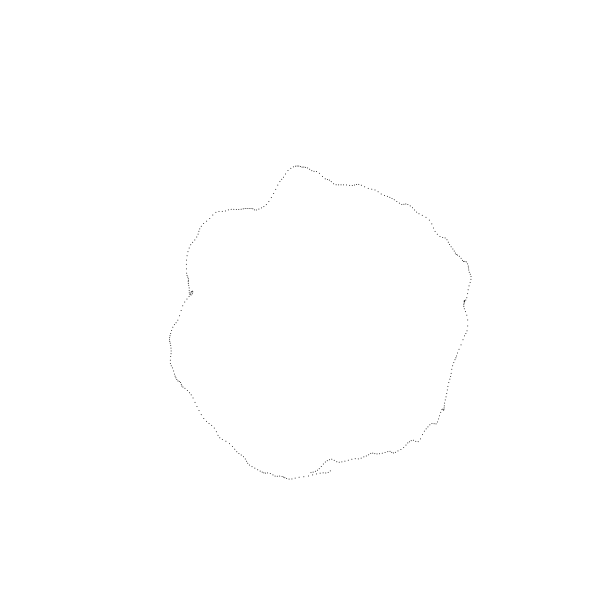
Frame 1 (no input)
Frame 60 (the mouse pressed at the canvas centre just before this capture): identical to frame 1, image omitted
Frame 120 (the mouse held since frame 60 and released just before this capture): identical to frame 1, image omitted

The Processing sketch that drew this single still picture (run headless with seeded random() and noise(); from frame 60 on, the mouse is pressed at the canvas centre):

// Processing sketch: sketch_1D_Noise
// ── sketch_1D_Noise.pde
float xoff = 0.0;
float yoff = 0.0;

void setup() {
  background(255);
  size(600, 600);
  xoff = width / 2;
  yoff = height / 2;
  noStroke();
  fill(0);
  for (int i = 0; i < 360; i++) {
    float x = map(sin(radians(i)), -1, 1, width / 4, width - width / 4);
    float y = map(cos(radians(i)), -1, 1, height / 4, height - height / 4);
    xoff += 0.02;
    yoff += 0.02;
    float _xoff = noise(map(sin(radians(xoff)), -1, 1, 0, 360)) * 50;
    float _yoff = noise(map(cos(radians(yoff)), -1, 1, 0, 360)) * 50;
    circle(x + _xoff, y + _yoff, 1);
  }
}

void draw() {
}
